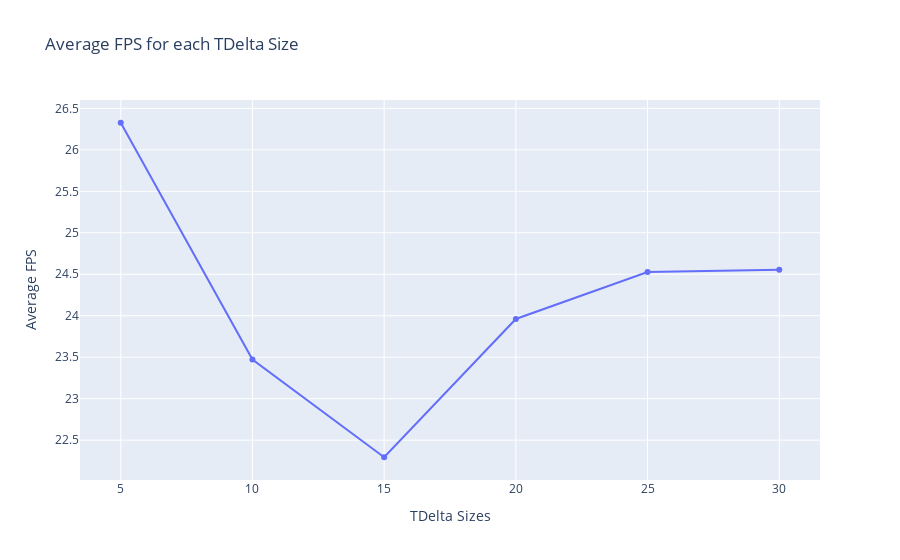
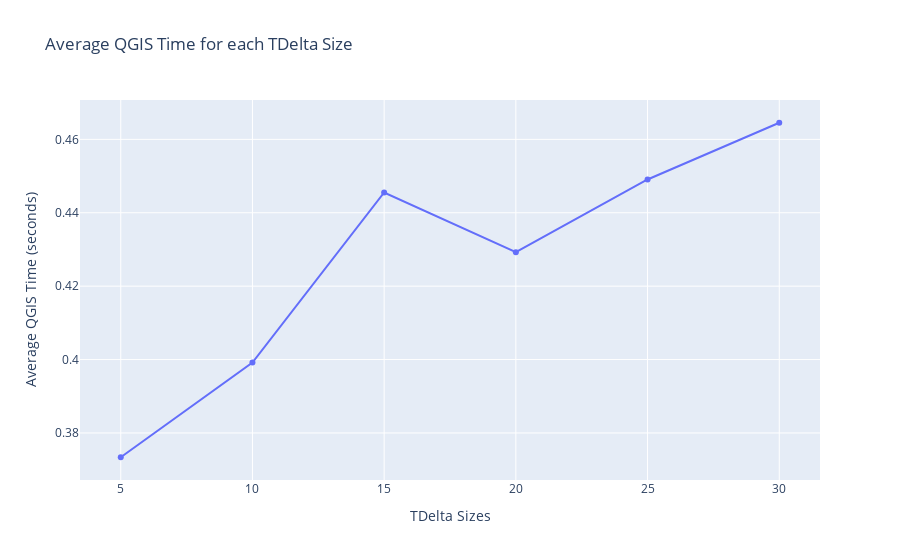
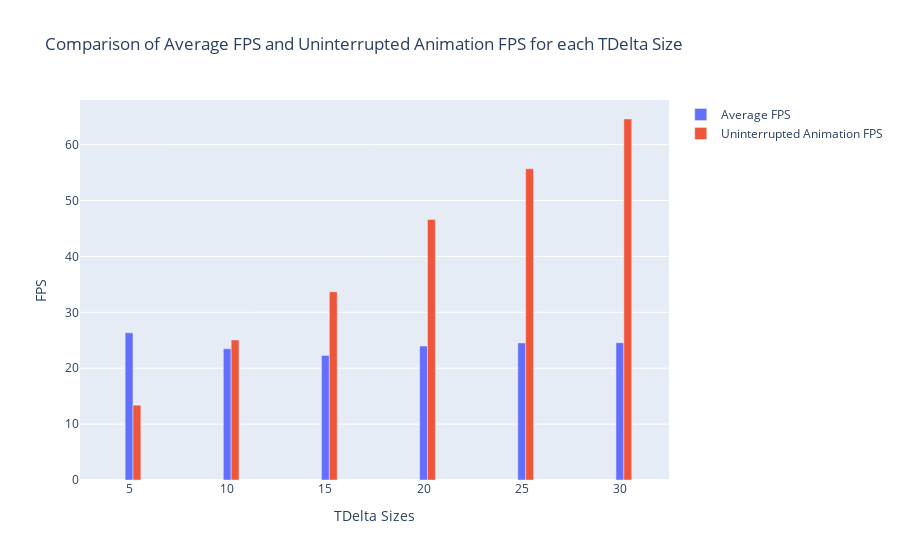

The notebook cell saved with these charts, in order:
### Code cell
import plotly.graph_objects as go
import pandas as pd

# Data
tdeltasizes = [5, 10, 15, 20, 25, 30]
data = {
    5: {'fps': 26.32640800888209, 'qgis': 0.3733778993288676, 'Uninterrupted_animation_fps': 13.39125858543665},
    10: {'fps': 23.471724812179776, 'qgis': 0.39918972895695615, 'Uninterrupted_animation_fps': 25.05074473265889},
    15: {'fps': 22.294005466111944, 'qgis': 0.4455266263749864, 'Uninterrupted_animation_fps': 33.66802142005975},
    20: {'fps': 23.960970982093674, 'qgis': 0.4292669636862619, 'Uninterrupted_animation_fps': 46.591053334859915},
    25: {'fps': 24.52577980538303, 'qgis': 0.4490669171015422, 'Uninterrupted_animation_fps': 55.67099033115157},
    30: {'fps': 24.55465709104865, 'qgis': 0.46452908515930175, 'Uninterrupted_animation_fps': 64.58153204704513}
}

# Create a DataFrame from the data
df = pd.DataFrame(data).T
df['tdeltasize'] = tdeltasizes

# Plot 1: Avg fps for each tdeltasize
fig1 = go.Figure()
fig1.add_trace(go.Scatter(x=tdeltasizes, y=df['fps'], mode='lines+markers', name='Average FPS'))
fig1.update_layout(title='Average FPS for each TDelta Size', xaxis_title='TDelta Sizes', yaxis_title='Average FPS')

# Plot 2: Avg qgis time in seconds for each tdeltasize
fig2 = go.Figure()
fig2.add_trace(go.Scatter(x=tdeltasizes, y=df['qgis'], mode='lines+markers', name='Average QGIS Time'))
fig2.update_layout(title='Average QGIS Time for each TDelta Size', xaxis_title='TDelta Sizes', yaxis_title='Average QGIS Time (seconds)')

# Plot 3: Bar plot comparing avg_fps with Uninterrupted_animation_fps for each tdeltasize
fig3 = go.Figure()
fig3.add_trace(go.Bar(x=tdeltasizes, y=df['fps'], name='Average FPS', width=0.4, offset=-0.2))
fig3.add_trace(go.Bar(x=tdeltasizes, y=df['Uninterrupted_animation_fps'], name='Uninterrupted Animation FPS', width=0.4, offset=0.2))
fig3.update_layout(title='Comparison of Average FPS and Uninterrupted Animation FPS for each TDelta Size',
                   xaxis_title='TDelta Sizes', yaxis_title='FPS', barmode='group')

fig1.show()
fig2.show()
fig3.show()

### Figure 1 — Plotly figure (JSON) as saved in the notebook; plotly's stock layout.template omitted (floating-point values rounded to 4 significant figures)
{"data": [{"mode": "lines+markers", "name": "Average FPS", "type": "scatter", "x": [5, 10, 15, 20, 25, 30], "y": [26.33, 23.47, 22.29, 23.96, 24.53, 24.55]}], "layout": {"title": {"text": "Average FPS for each TDelta Size"}, "xaxis": {"title": {"text": "TDelta Sizes"}}, "yaxis": {"title": {"text": "Average FPS"}}}}

### Figure 2 — Plotly figure (JSON) as saved in the notebook; plotly's stock layout.template omitted (floating-point values rounded to 4 significant figures)
{"data": [{"mode": "lines+markers", "name": "Average QGIS Time", "type": "scatter", "x": [5, 10, 15, 20, 25, 30], "y": [0.3734, 0.3992, 0.4455, 0.4293, 0.4491, 0.4645]}], "layout": {"title": {"text": "Average QGIS Time for each TDelta Size"}, "xaxis": {"title": {"text": "TDelta Sizes"}}, "yaxis": {"title": {"text": "Average QGIS Time (seconds)"}}}}

### Figure 3 — Plotly figure (JSON) as saved in the notebook; plotly's stock layout.template omitted (floating-point values rounded to 4 significant figures)
{"data": [{"name": "Average FPS", "offset": -0.2, "type": "bar", "width": 0.4, "x": [5, 10, 15, 20, 25, 30], "y": [26.33, 23.47, 22.29, 23.96, 24.53, 24.55]}, {"name": "Uninterrupted Animation FPS", "offset": 0.2, "type": "bar", "width": 0.4, "x": [5, 10, 15, 20, 25, 30], "y": [13.39, 25.05, 33.67, 46.59, 55.67, 64.58]}], "layout": {"barmode": "group", "title": {"text": "Comparison of Average FPS and Uninterrupted Animation FPS for each TDelta Size"}, "xaxis": {"title": {"text": "TDelta Sizes"}}, "yaxis": {"title": {"text": "FPS"}}}}
